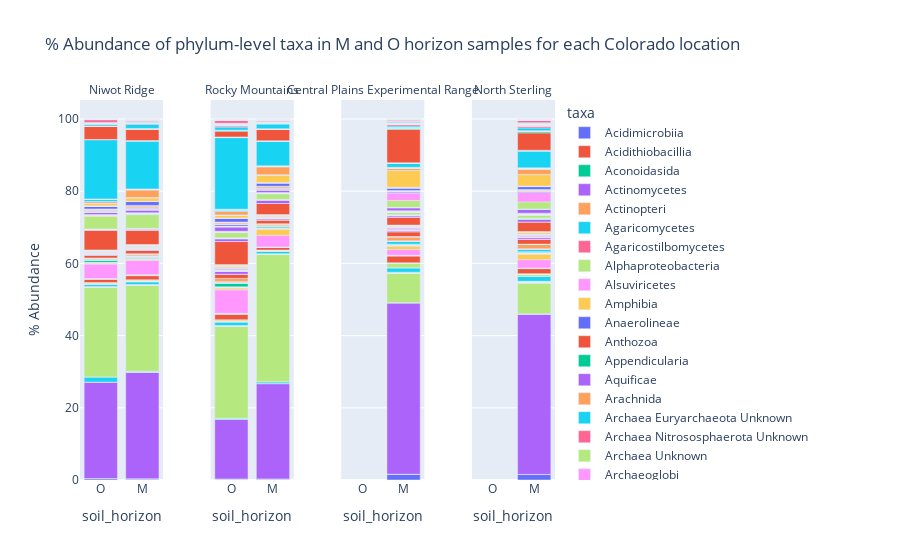

Notebook cell for this chart:
### Markdown cell above
## Plot the taxa abundance of M and O horizon soil samples for each location

Using the plotly library, the percent abundance of the taxa is plotted as a bar chart for each geo location and faceted by soil horizon.

### Code cell
geo_fig = px.bar(loc_abund_df, x = "soil_horizon", y="avg_relative_abundance", color = "taxa", 
                 facet_col = "location",
                 facet_col_spacing = 0.1,
                 title = "% Abundance of phylum-level taxa in M and O horizon samples for each Colorado location", 
                 labels = {"geo_loc_name": "Location", "avg_relative_abundance": "% Abundance"},
                 height = 600)
# update figure to remove "location=" from facet column labels
geo_fig.for_each_annotation(lambda a: a.update(text=a.text.replace("location=", "")))

# show figure
geo_fig.show()
